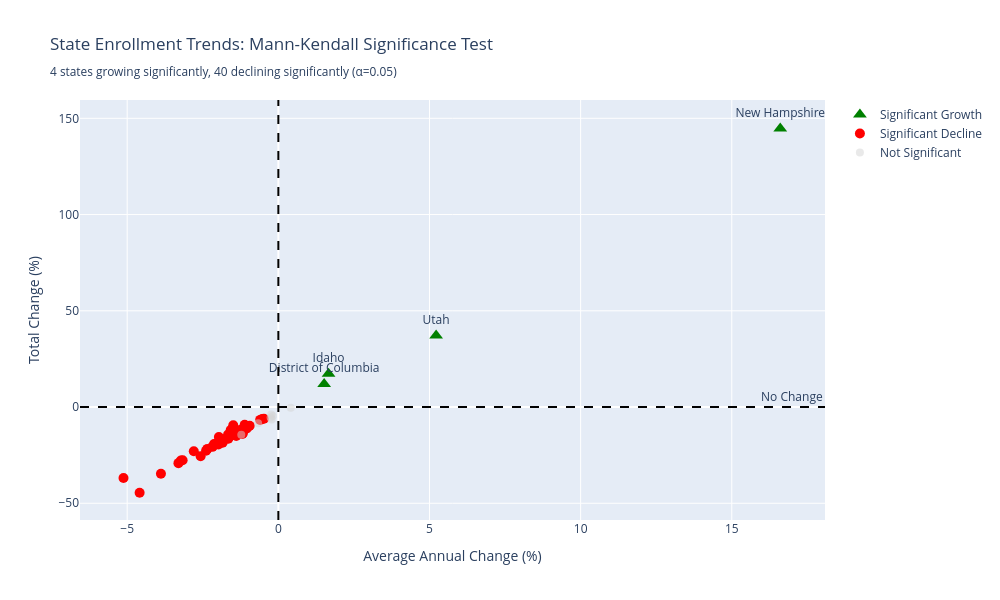
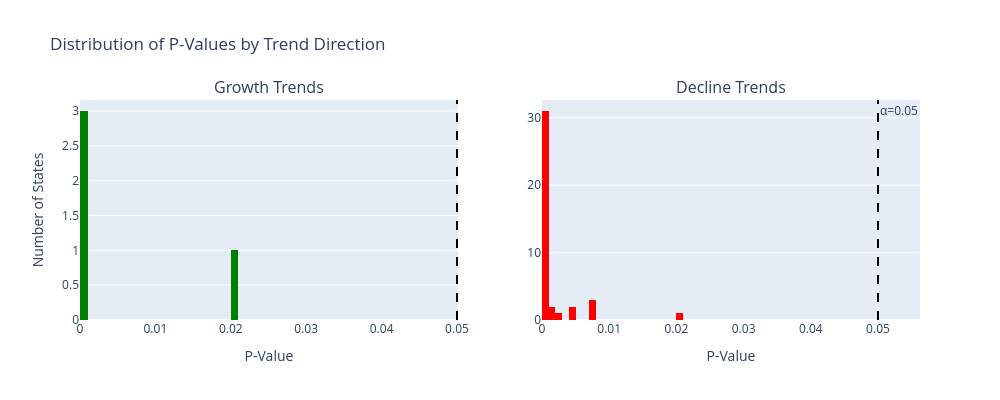

These figures' notebook cell, in order:
### Code cell
fig1 = go.Figure()

# Significant growth (green)
sig_growth_data = mk_df[(mk_df['Significant_at_05']) & (mk_df['MK_Trend'] == 'increasing')]
fig1.add_trace(go.Scatter(
    x=sig_growth_data['Annual_Change_Pct'],
    y=sig_growth_data['Total_Change_Pct'],
    mode='markers+text',
    name='Significant Growth',
    marker=dict(size=12, color='green', symbol='triangle-up'),
    text=sig_growth_data['State'],
    textposition='top center',
    hovertemplate='<b>%{text}</b><br>Annual: %{x:.2f}%<br>Total: %{y:.2f}%<extra></extra>'
))

# Significant decline (red)
sig_decline_data = mk_df[(mk_df['Significant_at_05']) & (mk_df['MK_Trend'] == 'decreasing')]
fig1.add_trace(go.Scatter(
    x=sig_decline_data['Annual_Change_Pct'],
    y=sig_decline_data['Total_Change_Pct'],
    mode='markers',
    name='Significant Decline',
    marker=dict(size=10, color='red', symbol='circle'),
    text=sig_decline_data['State'],
    hovertemplate='<b>%{text}</b><br>Annual: %{x:.2f}%<br>Total: %{y:.2f}%<extra></extra>'
))

# No significant trend (gray)
no_trend_data = mk_df[~mk_df['Significant_at_05']]
fig1.add_trace(go.Scatter(
    x=no_trend_data['Annual_Change_Pct'],
    y=no_trend_data['Total_Change_Pct'],
    mode='markers',
    name='Not Significant',
    marker=dict(size=8, color='lightgray', symbol='circle', opacity=0.5),
    text=no_trend_data['State'],
    hovertemplate='<b>%{text}</b><br>Annual: %{x:.2f}%<br>Total: %{y:.2f}%<extra></extra>'
))

fig1.add_hline(y=0, line_dash="dash", line_color="black", annotation_text="No Change")
fig1.add_vline(x=0, line_dash="dash", line_color="black")

fig1.update_layout(
    title=f"State Enrollment Trends: Mann-Kendall Significance Test<br>" +
          f"<sub>{sig_growth} states growing significantly, {sig_decline} declining significantly (α=0.05)</sub>",
    xaxis_title="Average Annual Change (%)",
    yaxis_title="Total Change (%)",
    height=600,
    width=1000,
    showlegend=True,
    hovermode='closest'
)

fig1.show()

# Visualization 2: Distribution of p-values by trend direction
fig2 = make_subplots(
    rows=1, cols=2,
    subplot_titles=("Growth Trends", "Decline Trends"),
    specs=[[{"type": "histogram"}, {"type": "histogram"}]]
)

growth_trends = mk_df[mk_df['MK_Trend'] == 'increasing']
decline_trends = mk_df[mk_df['MK_Trend'] == 'decreasing']

fig2.add_trace(
    go.Histogram(
        x=growth_trends['MK_P_Value'],
        nbinsx=20,
        marker_color='green',
        name='Growth'
    ),
    row=1, col=1
)

fig2.add_trace(
    go.Histogram(
        x=decline_trends['MK_P_Value'],
        nbinsx=20,
        marker_color='red',
        name='Decline'
    ),
    row=1, col=2
)

# Add significance threshold line
fig2.add_vline(x=0.05, line_dash="dash", line_color="black", row=1, col=1)
fig2.add_vline(x=0.05, line_dash="dash", line_color="black", row=1, col=2,
               annotation_text="α=0.05")

fig2.update_xaxes(title_text="P-Value", row=1, col=1)
fig2.update_xaxes(title_text="P-Value", row=1, col=2)
fig2.update_yaxes(title_text="Number of States", row=1, col=1)

fig2.update_layout(
    title_text="Distribution of P-Values by Trend Direction",
    showlegend=False,
    height=400,
    width=1000
)

fig2.show()

# Visualization 3: If we have growth states, show their trends over time
if len(growth_states) > 0:
    fig3 = go.Figure()
    
    for _, state_row in growth_states.iterrows():
        state = state_row['State']
        state_data = state_enrollment[state_enrollment['State'] == state].sort_values('Year')
        
        fig3.add_trace(go.Scatter(
            x=state_data['Year'],
            y=state_data['Total_Enrollment'],
            mode='lines+markers',
            name=f"{state} ({state_row['Total_Change_Pct']:.1f}%)",
            hovertemplate='%{y:,.0f} students<extra></extra>'
        ))
    
    fig3.update_layout(
        title=f"Enrollment Trends: States with Significant Growth<br>" +
              f"<sub>Mann-Kendall test p < 0.05</sub>",
        xaxis_title="Academic Year",
        yaxis_title="Total Enrollment",
        height=500,
        width=1000,
        hovermode='x unified',
        showlegend=True
    )
    
    fig3.show()

### Figure 1 — Plotly figure (JSON) as saved in the notebook; plotly's stock layout.template omitted (floating-point values rounded to 4 significant figures)
{"data": [{"hovertemplate": "<b>%{text}</b><br>Annual: %{x:.2f}%<br>Total: %{y:.2f}%<extra></extra>", "marker": {"color": "green", "size": 12, "symbol": "triangle-up"}, "mode": "markers+text", "name": "Significant Growth", "text": ["District of Columbia", "Idaho", "New Hampshire", "Utah"], "textposition": "top center", "type": "scatter", "x": [1.516, 1.66, 16.6, 5.219], "y": [12.02, 17.32, 144.7, 37.11]}, {"hovertemplate": "<b>%{text}</b><br>Annual: %{x:.2f}%<br>Total: %{y:.2f}%<extra></extra>", "marker": {"color": "red", "size": 10, "symbol": "circle"}, "mode": "markers", "name": "Significant Decline", "text": ["Alabama", "Alaska", "Arizona", "Arkansas", "Connecticut", "Florida", "Hawaii", "Illinois", "Indiana", "Iowa", "Kansas", "Kentucky", "Louisiana", "Maine", "Maryland", "Massachusetts", "Michigan", "Minnesota", "Mississippi", "Missouri", "Montana", "Nebraska", "New Jersey", "New Mexico", "New York", "North Carolina", "North Dakota", "Ohio", "Oklahoma", "Oregon", "Pennsylvania", "Rhode Island", "South Carolina", "South Dakota", "Tennessee", "Vermont", "Virginia", "West Virginia", "Wisconsin", "Wyoming"], "type": "scatter", "x": [-0.9769, -5.123, -2.127, -2.132, -1.267, -1.393, -2.797, -3.167, -1.492, -4.589, -1.577, -1.844, -1.043, -0.4775, -1.19, -1.663, -3.305, -1.98, -1.174, -3.223, -1.967, -0.5357, -1.655, -3.884, -1.697, -0.6026, -1.218, -0.9482, -2.392, -2.571, -2.348, -1.474, -1.433, -1.15, -1.214, -1.114, -1.429, -2.046, -1.79, -2.181], "y": [-9.975, -36.89, -19.25, -20.02, -12.09, -15.01, -22.99, -27.68, -9.442, -44.53, -11.93, -18.55, -11.07, -6.109, -13.95, -14.28, -29.14, -19.47, -13.59, -27.77, -15.54, -6.262, -16.51, -34.7, -16.38, -6.693, -11.71, -9.719, -22.76, -25.57, -21.75, -13.95, -12.48, -11.37, -13.79, -9.236, -13.34, -18.97, -16.73, -20.7]}, {"hovertemplate": "<b>%{text}</b><br>Annual: %{x:.2f}%<br>Total: %{y:.2f}%<extra></extra>", "marker": {"color": "lightgray", "opacity": 0.5, "size": 8, "symbol": "circle"}, "mode": "markers", "name": "Not Significant", "text": ["California", "Colorado", "Delaware", "Georgia", "Nevada", "Texas", "Washington"], "type": "scatter", "x": [-0.6688, -0.2244, -0.1838, -0.257, -0.2347, 0.4109, -1.226], "y": [-8.411, -6.531, -4.657, -5.433, -3.821, -0.3165, -14.43]}], "layout": {"annotations": [{"showarrow": false, "text": "No Change", "x": 1, "xanchor": "right", "xref": "x domain", "y": 0, "yanchor": "bottom", "yref": "y"}], "height": 600, "hovermode": "closest", "shapes": [{"line": {"color": "black", "dash": "dash"}, "type": "line", "x0": 0, "x1": 1, "xref": "x domain", "y0": 0, "y1": 0, "yref": "y"}, {"line": {"color": "black", "dash": "dash"}, "type": "line", "x0": 0, "x1": 0, "xref": "x", "y0": 0, "y1": 1, "yref": "y domain"}], "showlegend": true, "title": {"text": "State Enrollment Trends: Mann-Kendall Significance Test<br><sub>4 states growing significantly, 40 declining significantly (α=0.05)</sub>"}, "width": 1000, "xaxis": {"title": {"text": "Average Annual Change (%)"}}, "yaxis": {"title": {"text": "Total Change (%)"}}}}

### Figure 2 — Plotly figure (JSON) as saved in the notebook; plotly's stock layout.template omitted (floating-point values rounded to 4 significant figures)
{"data": [{"marker": {"color": "green"}, "name": "Growth", "nbinsx": 20, "type": "histogram", "x": [0.0006768, 0.02004, 8.303e-05, 0.0003466], "xaxis": "x", "yaxis": "y"}, {"marker": {"color": "red"}, "name": "Decline", "nbinsx": 20, "type": "histogram", "x": [0.001282, 0.0003466, 0.004208, 8.303e-05, 8.303e-05, 8.303e-05, 0.0001722, 8.303e-05, 0.00729, 8.303e-05, 0.004208, 8.303e-05, 0.0003466, 0.02004, 0.0003466, 8.303e-05, 8.303e-05, 8.303e-05, 0.001282, 8.303e-05, 0.0001722, 0.0006768, 8.303e-05, 8.303e-05, 8.303e-05, 0.002358, 0.0001722, 0.00729, 8.303e-05, 8.303e-05, 8.303e-05, 0.0006768, 8.303e-05, 0.0001722, 0.0001722, 0.00729, 8.303e-05, 8.303e-05, 8.303e-05, 8.303e-05], "xaxis": "x2", "yaxis": "y2"}], "layout": {"annotations": [{"font": {"size": 16}, "showarrow": false, "text": "Growth Trends", "x": 0.225, "xanchor": "center", "xref": "paper", "y": 1, "yanchor": "bottom", "yref": "paper"}, {"font": {"size": 16}, "showarrow": false, "text": "Decline Trends", "x": 0.775, "xanchor": "center", "xref": "paper", "y": 1, "yanchor": "bottom", "yref": "paper"}, {"showarrow": false, "text": "α=0.05", "x": 0.05, "xanchor": "left", "xref": "x2", "y": 1, "yanchor": "top", "yref": "y2 domain"}], "height": 400, "shapes": [{"line": {"color": "black", "dash": "dash"}, "type": "line", "x0": 0.05, "x1": 0.05, "xref": "x", "y0": 0, "y1": 1, "yref": "y domain"}, {"line": {"color": "black", "dash": "dash"}, "type": "line", "x0": 0.05, "x1": 0.05, "xref": "x2", "y0": 0, "y1": 1, "yref": "y2 domain"}], "showlegend": false, "title": {"text": "Distribution of P-Values by Trend Direction"}, "width": 1000, "xaxis": {"anchor": "y", "domain": [0, 0.45], "title": {"text": "P-Value"}}, "xaxis2": {"anchor": "y2", "domain": [0.55, 1], "title": {"text": "P-Value"}}, "yaxis": {"anchor": "x", "domain": [0, 1], "title": {"text": "Number of States"}}, "yaxis2": {"anchor": "x2", "domain": [0, 1]}}}
